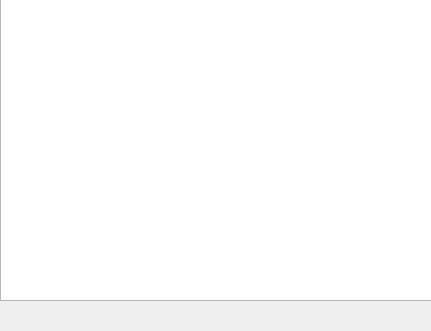
<?xml version="1.0" encoding="UTF-8"?>
<ui version="4.0">
 <class>Transferrate</class>
 <widget class="QWidget" name="Transferrate">
  <property name="geometry">
   <rect>
    <x>0</x>
    <y>0</y>
    <width>431</width>
    <height>331</height>
   </rect>
  </property>
  <property name="windowTitle">
   <string>Form</string>
  </property>
  <widget class="QChartView" name="chartView">
   <property name="geometry">
    <rect>
     <x>0</x>
     <y>-20</y>
     <width>461</width>
     <height>321</height>
    </rect>
   </property>
  </widget>
  <widget class="QLabel" name="label_xAxis">
   <property name="geometry">
    <rect>
     <x>420</x>
     <y>280</y>
     <width>51</width>
     <height>16</height>
    </rect>
   </property>
   <property name="font">
    <font>
     <pointsize>10</pointsize>
    </font>
   </property>
   <property name="text">
    <string/>
   </property>
  </widget>
  <widget class="QLabel" name="label_yAxis">
   <property name="geometry">
    <rect>
     <x>80</x>
     <y>20</y>
     <width>71</width>
     <height>21</height>
    </rect>
   </property>
   <property name="font">
    <font>
     <pointsize>10</pointsize>
    </font>
   </property>
   <property name="text">
    <string/>
   </property>
  </widget>
 </widget>
 <customwidgets>
  <customwidget>
   <class>QChartView</class>
   <extends>QGraphicsView</extends>
   <header>qchartview.h</header>
  </customwidget>
 </customwidgets>
 <resources/>
 <connections/>
</ui>
